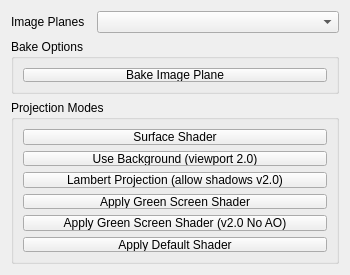
<?xml version="1.0" encoding="UTF-8"?>
<ui version="4.0">
 <class>projectionManagerUI</class>
 <widget class="QWidget" name="projectionManagerUI">
  <property name="geometry">
   <rect>
    <x>0</x>
    <y>0</y>
    <width>350</width>
    <height>275</height>
   </rect>
  </property>
  <property name="sizePolicy">
   <sizepolicy hsizetype="Ignored" vsizetype="Ignored">
    <horstretch>0</horstretch>
    <verstretch>0</verstretch>
   </sizepolicy>
  </property>
  <property name="minimumSize">
   <size>
    <width>350</width>
    <height>275</height>
   </size>
  </property>
  <property name="windowTitle">
   <string>Form</string>
  </property>
  <layout class="QGridLayout" name="gridLayout_2">
   <item row="0" column="0">
    <layout class="QHBoxLayout" name="hl_1">
     <item>
      <widget class="QLabel" name="lb_imagePlanes">
       <property name="maximumSize">
        <size>
         <width>80</width>
         <height>16777215</height>
        </size>
       </property>
       <property name="text">
        <string>Image Planes</string>
       </property>
      </widget>
     </item>
     <item>
      <widget class="QComboBox" name="cb_imagePlanes">
       <property name="minimumSize">
        <size>
         <width>225</width>
         <height>0</height>
        </size>
       </property>
      </widget>
     </item>
    </layout>
   </item>
   <item row="1" column="0">
    <widget class="QGroupBox" name="gb_bake">
     <property name="maximumSize">
      <size>
       <width>16777215</width>
       <height>55</height>
      </size>
     </property>
     <property name="title">
      <string>Bake Options</string>
     </property>
     <layout class="QHBoxLayout" name="horizontalLayout">
      <item>
       <widget class="QPushButton" name="pb_bakeImagePlane">
        <property name="text">
         <string>Bake Image Plane</string>
        </property>
       </widget>
      </item>
     </layout>
    </widget>
   </item>
   <item row="2" column="0">
    <widget class="QGroupBox" name="gb_projectionModes">
     <property name="title">
      <string>Projection Modes</string>
     </property>
     <layout class="QGridLayout" name="gridLayout">
      <item row="0" column="0">
       <widget class="QPushButton" name="pb_surfaceShader">
        <property name="text">
         <string>Surface Shader</string>
        </property>
       </widget>
      </item>
      <item row="1" column="0">
       <widget class="QPushButton" name="pb_useBackgroundShader">
        <property name="text">
         <string>Use Background (viewport 2.0)</string>
        </property>
       </widget>
      </item>
      <item row="2" column="0">
       <widget class="QPushButton" name="pb_lambertProjection">
        <property name="text">
         <string>Lambert Projection (allow shadows v2.0)</string>
        </property>
       </widget>
      </item>
      <item row="3" column="0">
       <widget class="QPushButton" name="pb_applyGreenScreenShader">
        <property name="maximumSize">
         <size>
          <width>16777215</width>
          <height>16777215</height>
         </size>
        </property>
        <property name="text">
         <string>Apply Green Screen Shader</string>
        </property>
       </widget>
      </item>
      <item row="4" column="0">
       <widget class="QPushButton" name="pb_applyGreenScreenShaderFx">
        <property name="maximumSize">
         <size>
          <width>16777215</width>
          <height>16777215</height>
         </size>
        </property>
        <property name="text">
         <string>Apply Green Screen Shader (v2.0 No AO)</string>
        </property>
       </widget>
      </item>
      <item row="5" column="0">
       <widget class="QPushButton" name="pb_applyDefaultShader">
        <property name="maximumSize">
         <size>
          <width>16777215</width>
          <height>16777215</height>
         </size>
        </property>
        <property name="text">
         <string>Apply Default Shader</string>
        </property>
       </widget>
      </item>
     </layout>
    </widget>
   </item>
  </layout>
 </widget>
 <tabstops>
  <tabstop>pb_bakeImagePlane</tabstop>
  <tabstop>pb_surfaceShader</tabstop>
  <tabstop>pb_useBackgroundShader</tabstop>
  <tabstop>pb_lambertProjection</tabstop>
  <tabstop>pb_applyGreenScreenShader</tabstop>
  <tabstop>pb_applyGreenScreenShaderFx</tabstop>
  <tabstop>pb_applyDefaultShader</tabstop>
  <tabstop>cb_imagePlanes</tabstop>
 </tabstops>
 <resources/>
 <connections/>
</ui>
